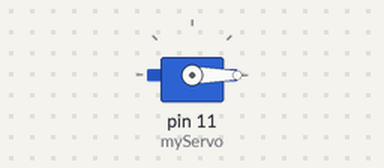
The sketch below on a simulated Arduino Uno, built with avr-gcc and run on an emulated ATmega328P. On the bench: servo.

Above: at 0.05 s.
At 1.5 s:
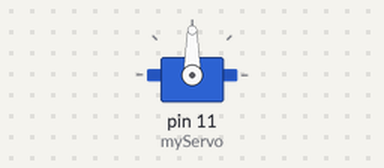
At 3.0 s:
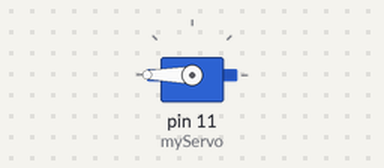
Timing chart, 0 to 6.9 s (numbered marks = the images above):
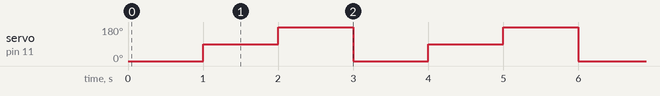

The sketch:

Simple_Servo.ino
```cpp
#include <Servo.h>

Servo myServo;  // Servo-Objekt erstellen

void setup() {
  myServo.attach(11);  // Servo an Pin 11 anschließen
}

void loop() {
  myServo.write(0);   // Servo auf 0° stellen
  delay(1000);        // 1 Sekunde warten
  myServo.write(90);  // Servo auf 90° stellen
  delay(1000);        // 1 Sekunde warten
  myServo.write(180); // Servo auf 180° stellen
  delay(1000);        // 1 Sekunde warten
}
```

Measured:
- by itself, servo on pin 11 (myServo): repeats every 3.0 s: 180° 1.0 s, 0° 1.0 s, 90° 1.0 s
